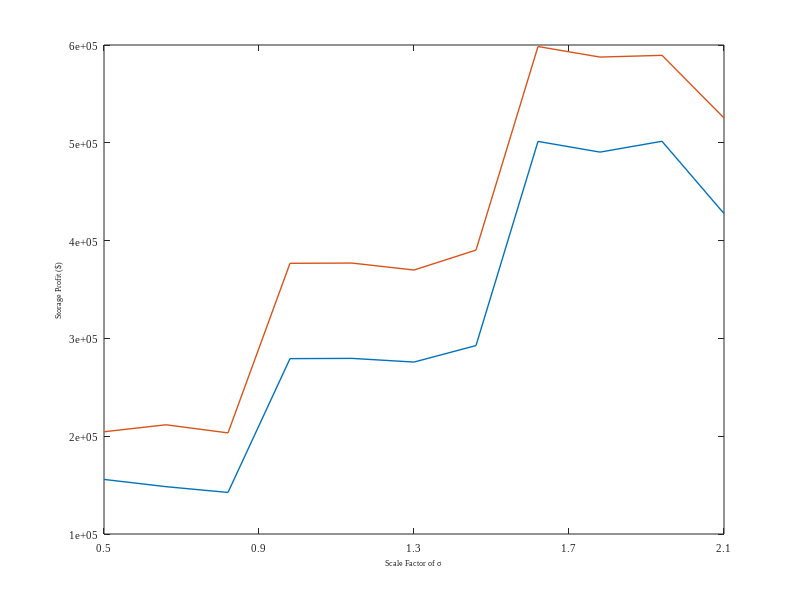
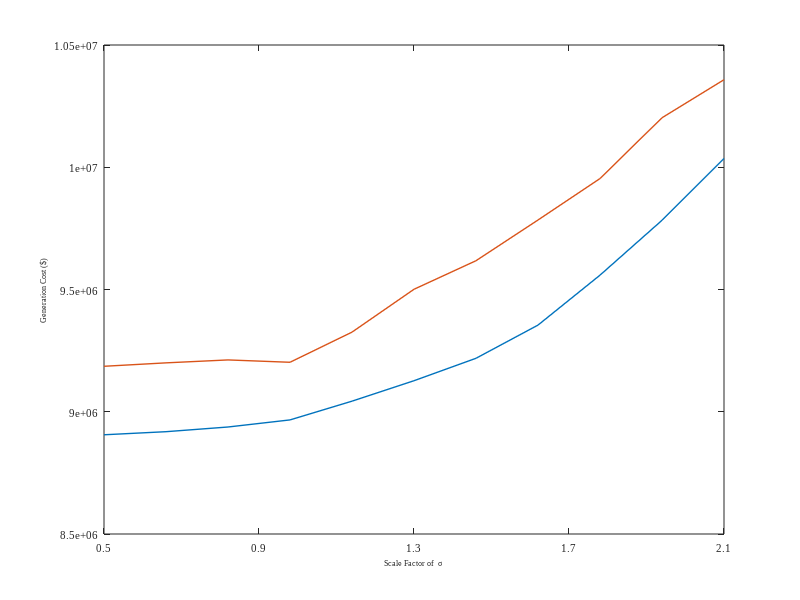
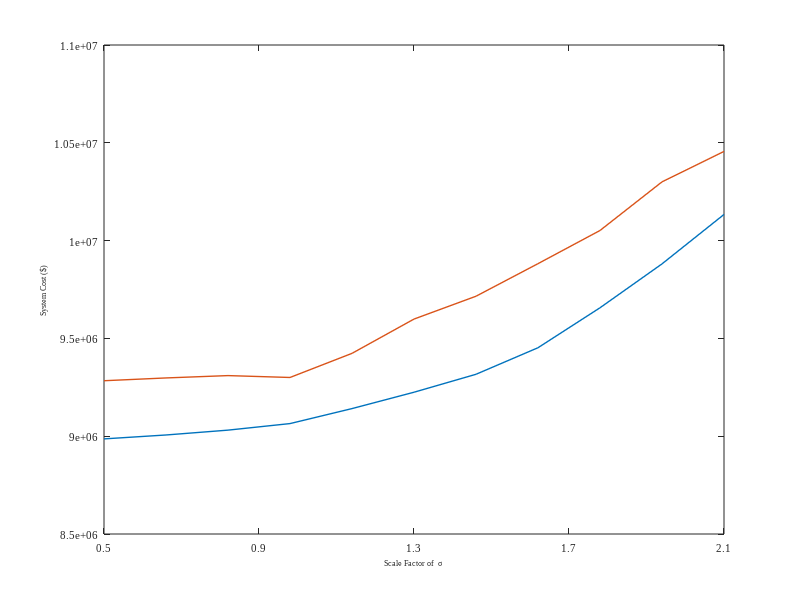
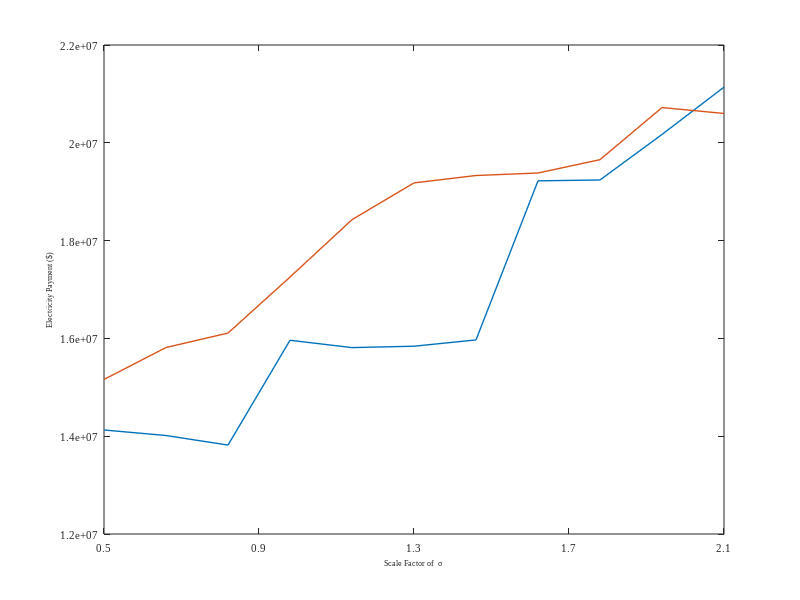

Recreate these plots in MATLAB, in order.
a=[155805.5091	204534.9104	8905814.265	9185946.985	8986265.125	9283581.939	14127000.63	15160147.12
148401.7001	211682.0732	8918452.9	9199974.315	9006235.321	9297856.55	14014072.71	15813716.47
142488.5444	203387.4009	8937623.213	9211966.48	9031018.92	9309848.715	13818305.85	16109186.22
279311.1546	376780.6903	8966622.489	9202349.224	9064504.724	9300231.459	15961793.5	17254209
279565.3816	377030.6036	9043288.242	9325646.385	9141170.477	9423528.621	15811717.06	18428247.76
275804.6038	369916.126	9126937.849	9500929.435	9224820.084	9598825.408	15840186.28	19180398.44
292678.5414	390292.8836	9218666.057	9617722.469	9316548.292	9715604.704	15968903.97	19331219.15
501421.1122	598461.7386	9354419.89	9784241.966	9452302.125	9882124.201	19222323.02	19382490.75
490488.8273	587655.9707	9558664.667	9953821.703	9656546.902	10051703.94	19239576.99	19655084.3
501557.7814	589434.3209	9783068.317	10202375.54	9880950.552	10300271.51	20171024.41	20720712.53
427659.4966	525451.9173	10035786.01	10358006.62	10133668.24	10455888.85	21138252.93	20599961.78
];
c=0.5:0.2:2.5;
figure(1)
set(gcf,'unit','centimeters','position',[0,0,5,3])
plot(c,a(:,1),'LineWidth',1)
hold on
plot(c,a(:,2),'LineWidth',1)
set(gca,'FontName','Times New Roman','FontSize',8)
xlabel('\fontsize{8}\fontname{Times new roman}Scale Factor of \sigma')
ylabel('\fontsize{8}\fontname{Times new roman}Storage Profit ($)')
xlim([0.5 2.5])
set(gca,'xticklabel',{'0.5','0.9','1.3','1.7','2.1','2.5'})


figure(2)
set(gcf,'unit','centimeters','position',[0,0,5,3])
plot(c,a(:,3),'LineWidth',1)
hold on
plot(c,a(:,4),'LineWidth',1)
set(gca,'FontName','Times New Roman','FontSize',8)
xlabel('\fontsize{8}\fontname{Times new roman}Scale Factor of  \sigma')
ylabel('\fontsize{8}\fontname{Times new roman}Generation Cost ($)')
xlim([0.5 2.5])
set(gca,'xticklabel',{'0.5','0.9','1.3','1.7','2.1','2.5'})


figure(3)
set(gcf,'unit','centimeters','position',[0,0,5,3])
plot(c,a(:,5),'LineWidth',1)
hold on
plot(c,a(:,6),'LineWidth',1)
set(gca,'FontName','Times New Roman','FontSize',8)
xlabel('\fontsize{8}\fontname{Times new roman}Scale Factor of  \sigma')
ylabel('\fontsize{8}\fontname{Times new roman}System Cost ($)')
xlim([0.5 2.5])
set(gca,'xticklabel',{'0.5','0.9','1.3','1.7','2.1','2.5'})

figure(4)
set(gcf,'unit','centimeters','position',[0,0,5,3])
plot(c,a(:,7),'LineWidth',1)
hold on
plot(c,a(:,8),'LineWidth',1)
set(gca,'FontName','Times New Roman','FontSize',8)
xlabel('\fontsize{8}\fontname{Times new roman}Scale Factor of  \sigma')
ylabel('\fontsize{8}\fontname{Times new roman}Electricity Payment ($)')
xlim([0.5 2.5])
set(gca,'xticklabel',{'0.5','0.9','1.3','1.7','2.1','2.5'})
